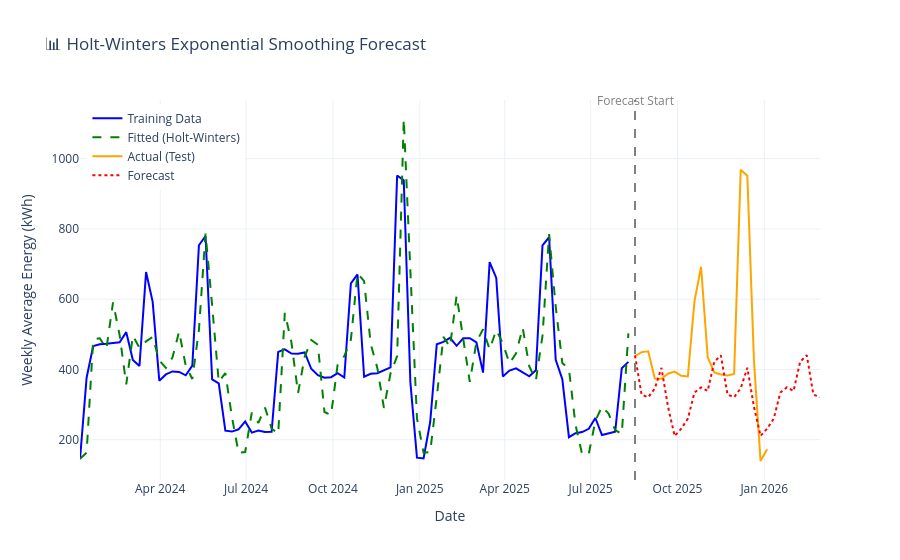

Here is the notebook cell this chart was saved with:
### Code cell
# Visualize forecast results
fig_forecast = go.Figure()

# Training data
fig_forecast.add_trace(go.Scatter(
    x=train_data.index,
    y=train_data.values,
    mode='lines',
    name='Training Data',
    line=dict(color='blue', width=2)
))

# Fitted values
fig_forecast.add_trace(go.Scatter(
    x=fitted_values.index,
    y=fitted_values.values,
    mode='lines',
    name='Fitted (Holt-Winters)',
    line=dict(color='green', width=2, dash='dash')
))

# Test data (actual)
fig_forecast.add_trace(go.Scatter(
    x=test_data.index,
    y=test_data.values,
    mode='lines',
    name='Actual (Test)',
    line=dict(color='orange', width=2)
))

# Forecast
fig_forecast.add_trace(go.Scatter(
    x=forecast.index,
    y=forecast.values,
    mode='lines',
    name='Forecast',
    line=dict(color='red', width=2, dash='dot')
))

# Add vertical line at forecast start using add_shape
forecast_start = test_data.index[0]
fig_forecast.add_shape(
    type="line",
    x0=forecast_start, x1=forecast_start,
    y0=0, y1=1,
    yref="paper",
    line=dict(color="gray", width=2, dash="dash")
)

# Add annotation for the vertical line
fig_forecast.add_annotation(
    x=forecast_start,
    y=1,
    yref="paper",
    text="Forecast Start",
    showarrow=False,
    font=dict(color="gray"),
    yshift=10
)

fig_forecast.update_layout(
    title=' Holt-Winters Exponential Smoothing Forecast',
    xaxis_title='Date',
    yaxis_title='Weekly Average Energy (kWh)',
    template='plotly_white',
    hovermode='x unified',
    legend=dict(yanchor="top", y=0.99, xanchor="left", x=0.01)
)

fig_forecast.show()
